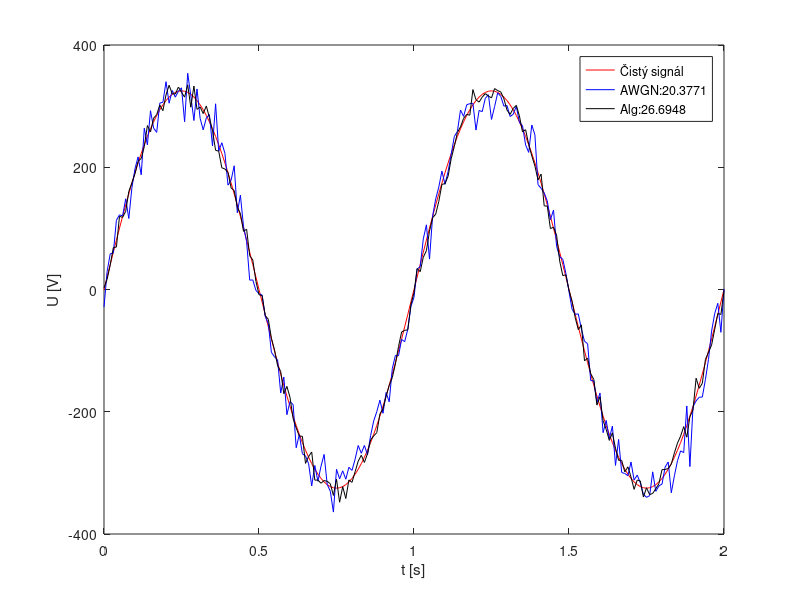

MATLAB code to generate this figure:
clear all;
N = 2;
f_sig = 1;
f_sample = 100;
t = 0:1/f_sample:2*f_sig;

AMP = 325;
DC = 0;
SNR = 20; %dB
SNRlin = 10^(SNR/20);

sine = DC+AMP*sin(2*f_sig*pi*t);

out_awgn = awgn(sine,SNR,'measured');
noise = SNRlin*(randn(size(t)));

out_alg = sine+noise;

%Pocitam neco spatne, nebo jenom blbe generuju šum?
SNR_realAWGN = 20*log10(rms(sine)/rms(out_awgn-sine));
SNR_realFNC = 20*log10(rms(sine)/rms(noise));

plot(t,sine,'color','r');
hold on;
plot(t,out_awgn,'color','b');
hold on;
plot(t,out_alg,'color','k');
hold on;
xlabel('t [s]');
ylabel('U [V]');
legend('Čistý signál',strcat('AWGN: ',num2str(SNR_realAWGN)),strcat('Alg: ', num2str(SNR_realFNC)));